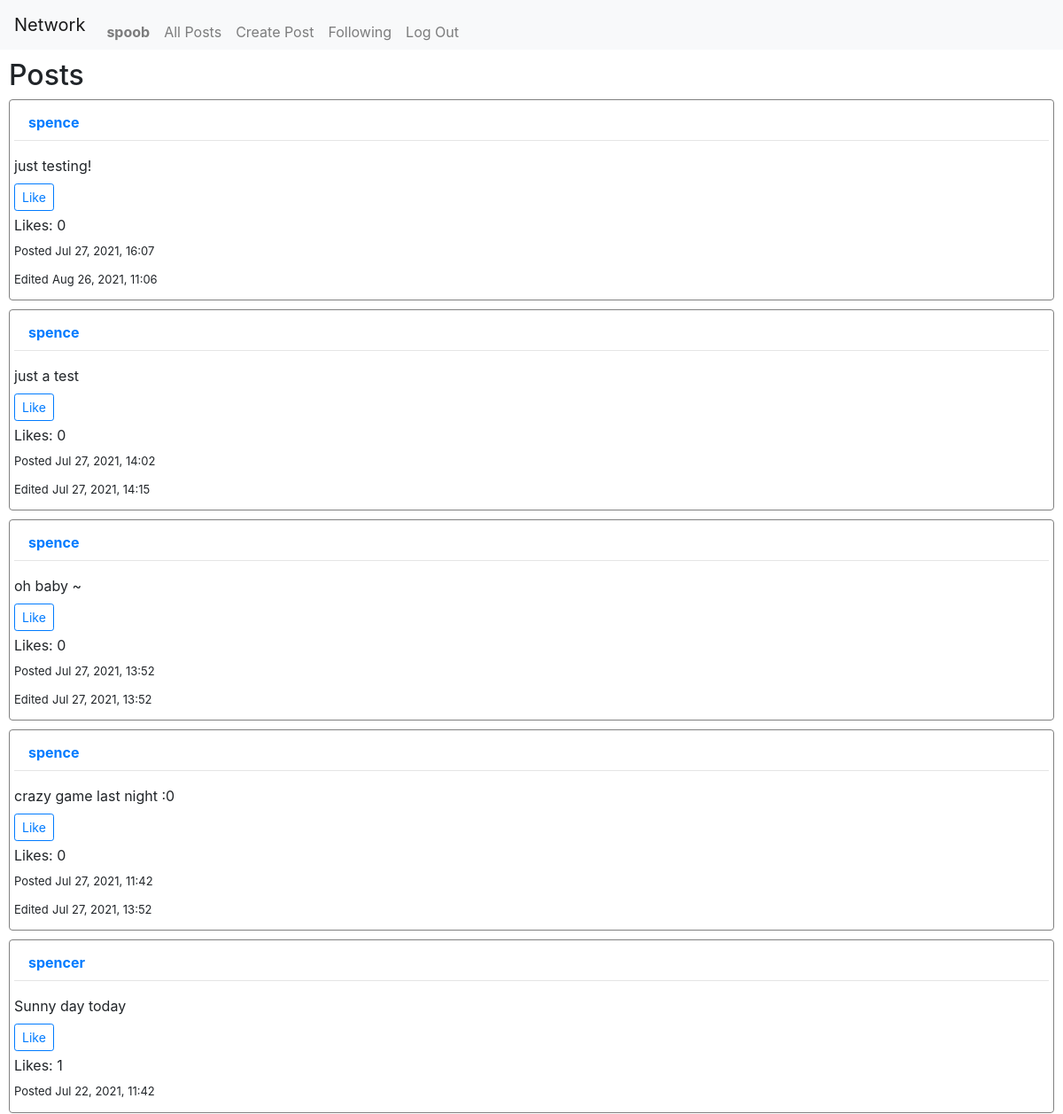
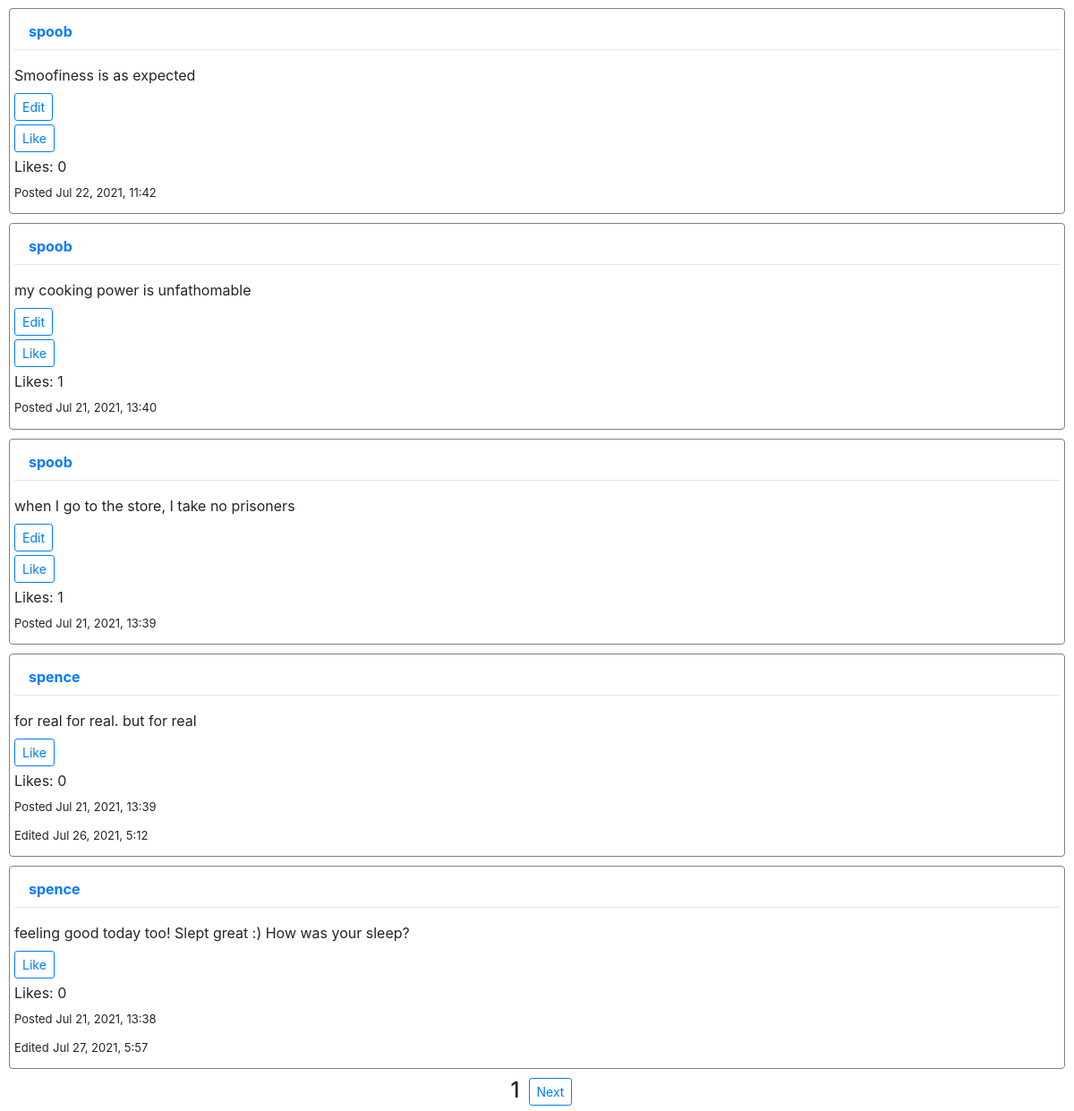
Screenshot of / (signed in) with the database file from the repository (2 pictures, top to bottom).
### network/models.py (models this page shows)
class User(AbstractUser):
    pass

class Post(models.Model):
    user = models.ForeignKey(
        "User", on_delete=models.CASCADE, related_name="posts_made")
    content = models.TextField(blank=True, null=True)
    post_timestamp = models.DateTimeField(auto_now_add=True)
    edit_timestamp = models.DateTimeField(blank=True, null=True)
    likes = models.IntegerField(default=0, null=True, blank=True)

### network/views.py (the view)
# urls.py: path("", views.index, name="index"),
def index(request):
    total_posts = Post.objects.all()
    pagenum = 1
    if request.user.is_authenticated:
        likes = Like.objects.filter(user=request.user)
        likes = [like.post.id for like in likes]
    else:
        likes = ""
    if request.method == "POST":
        pagenum = int(request.POST["pagenum"])
        num = (pagenum - 1) * 10
        ten_posts = Post.objects.order_by("-post_timestamp")[num:pagenum*10]  # if on page 1, display posts 0-9, if on page 2, display posts 10-19, etc.
    else:
        ten_posts = Post.objects.order_by("-post_timestamp")[:10]
    context = {
            "posts": ten_posts,
            "total_posts": len(total_posts),
            "pagenum": pagenum,
            "page_posts": len(ten_posts),
            "likes": likes
        }
    return render(request, "network/index.html", context)

### network/templates/network/index.html (shortened to what this page needs)
{% extends "network/layout.html" %}
{% block posts %}
<h2>Posts</h2>
{% include "network/display_posts.html" %}
{% endblock %}
{% block nextpages %}
{% if total_posts > 10 %}
    <div class="pagination">
        <h4 id="page-number">{{ pagenum }}</h4>
        {% if page_posts >= 10 %}
            <form id="next-page" action="{% url 'index' %}" method="POST">
                <button class="btn btn-sm btn-outline-primary" id="next-btn">Next</button>
            </form>
        {% endif %}
    </div>
{% endif %}
{% endblock %}

### network/templates/network/layout.html (shortened to what this page needs)
{% load static %}
<!DOCTYPE html>
<html lang="en">
<head>
    <link rel="stylesheet" href="https://stackpath.bootstrapcdn.com/bootstrap/4.4.1/css/bootstrap.min.css"
>
    <link href="{% static 'network/styles.css' %}" rel="stylesheet">
</head>
<body>
    <nav class="navbar navbar-expand-lg navbar-light bg-light">
        <a class="navbar-brand" href="">Network</a>
        <div>
            <ul class="navbar-nav mr-auto">
                {% if user.is_authenticated %}
                <li class="nav-item">
                    <a class="nav-link" href="{% url 'profile' user.id %}"><strong>{{ user.username }}</strong></a>
                </li>
                {% endif %}
                <li class="nav-item">
                    <a class="nav-link" href="{% url 'index' %}">All Posts</a>
                </li>
                {% if user.is_authenticated %}
                <li class="nav-item">
                    <a class="nav-link" href="{% url 'new' %}">Create Post</a>
                </li>
                <li class="nav-item">
                    <a class="nav-link" href="{% url 'following' %}">Following</a>
                </li>
                <li class="nav-item">
                    <a class="nav-link" href="{% url 'logout' %}">Log Out</a>
                </li>
                {% endif %}
            </ul>
        </div>
    </nav>
    <div class="page-posts">
        {% block posts %}
        {% endblock %}
    </div>
    <div class="next-pages">
        {% block nextpages %}
        {% endblock %}
    </div>
</body>
</html>

### network/templates/network/display_posts.html (shortened to what this page needs)
{% for post in posts %}
    <div class="post" id="{{ post.id }}">
        <a class="nav-link" href="{% url 'profile' post.user.id %}"><p><strong>{{ post.user }}</strong></p></a>
        <hr>
        <p class="content" id="post-edit-{{ post.id }}">{{ post.content }}</p>
        {% if user.is_authenticated %}
            {% if user.id == post.user.id %}
                <button id="edit-{{ post.id }}" class="edit btn btn-sm btn-outline-primary">Edit</button>
            {% endif %}
        <form class="like-form" id="form-like-{{ post.id }}" action="{% url 'like' post.id %}" method="POST">
            {% if post.id in likes %}
                <button class="like btn btn-sm btn-outline-primary" type="button" id="like-{{ post.id }}">Unlike</button>
            {% else %}
                <button class="like btn btn-sm btn-outline-primary" type="button" id="like-{{ post.id }}">Like</button>
            {% endif %}
        </form>
        {% endif %}
        <div class="likes-div">
            <label for="likes-like-{{ post.id }}" class="likes">Likes: </label>
            <p id="likes-like-{{ post.id }}" class="likes">{{ post.likes }}</p>
        </div>
        <div class="timestamp-div" id="timestamp-div-{{ post.id }}">
            <p class="datetime">Posted {{ post.post_timestamp|date:"M d, Y, G:i" }}</p>
            {% if post.edit_timestamp %}
                <div class="edit-timestamp-div">
                    <label class="edit-timestamp datetime">Edited </label>
                    <p class="edit-timestamp datetime" id="edited-timestamp-{{ post.id }}">{{ post.edit_timestamp|date:"M d, Y, G:i" }}</p>
                </div>
            {% endif %}
        </div>
    </div>
{% endfor %}

### network/static/network/styles.css (style rules this page uses)
.body, .page-posts, .next-pages { margin-right: 10px; margin-left: 10px; }
h2 { margin-top: 10px; }
.post { border: solid 1px grey; border-radius: 4px; padding: 5px; margin-bottom: 10px; }
.nav-link { height: 1.5rem; }
.post p { margin-bottom: 0.5rem; }
.pagination { justify-content: center; }
#page-number { margin-right: 10px; margin-left: 10px; }
.btn { margin-bottom: 4px; }
.likes { display: inline-block; }
.datetime { font-size: small; }
.edit-timestamp { display: inline-block; }

### rows the page displays
User: username "spoob"
Post: user "spence", content "just testing!", likes "0", post_timestamp "Jul 27, 2021, 16:07", edit_timestamp "Aug 26, 2021, 11:06"
Post: user "spence", content "just a test", likes "0", post_timestamp "Jul 27, 2021, 14:02", edit_timestamp "Jul 27, 2021, 14:15"
Post: user "spence", content "oh baby ~", likes "0", post_timestamp "Jul 27, 2021, 13:52", edit_timestamp "Jul 27, 2021, 13:52"
Post: user "spence", content "crazy game last night :0", likes "0", post_timestamp "Jul 27, 2021, 11:42", edit_timestamp "Jul 27, 2021, 13:52"
Post: user "spencer", content "Sunny day today", likes "1", post_timestamp "Jul 22, 2021, 11:42"
Post: user "spoob", content "Smoofiness is as expected", likes "0", post_timestamp "Jul 22, 2021, 11:42"
Post: user "spoob", content "my cooking power is unfathomable", likes "1", post_timestamp "Jul 21, 2021, 13:40"
Post: user "spoob", content "when I go to the store, I take no prisoners", likes "1", post_timestamp "Jul 21, 2021, 13:39"
Post: user "spence", content "for real for real. but for real", likes "0", post_timestamp "Jul 21, 2021, 13:39", edit_timestamp "Jul 26, 2021, 5:12"
Post: user "spence", content "feeling good today too! Slept great :) How was your sleep?", likes "0", post_timestamp "Jul 21, 2021, 13:38", edit_timestamp "Jul 27, 2021, 5:57"

### other values shown
{{ pagenum }} "1"
